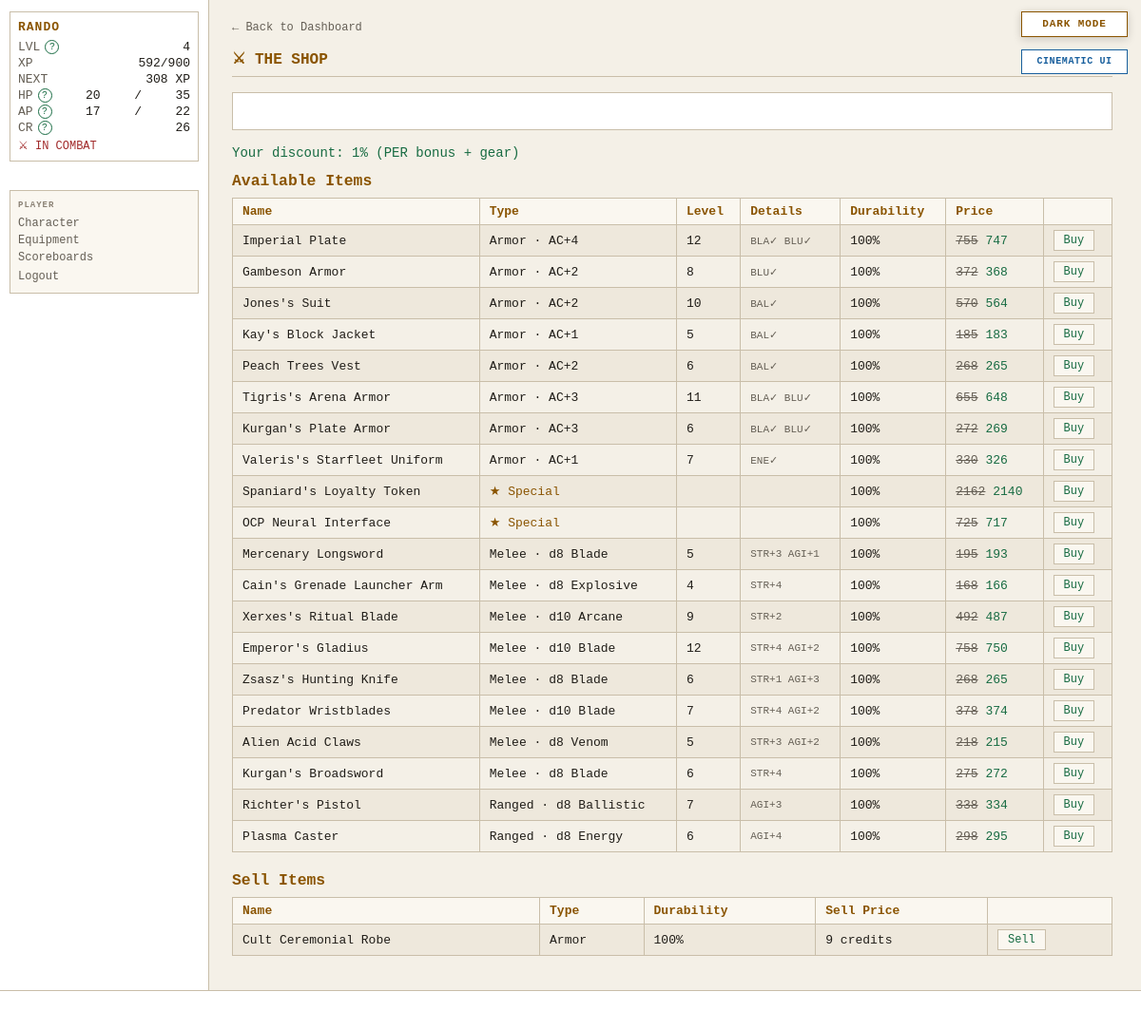
Before: /shop (signed in) with the older database file.
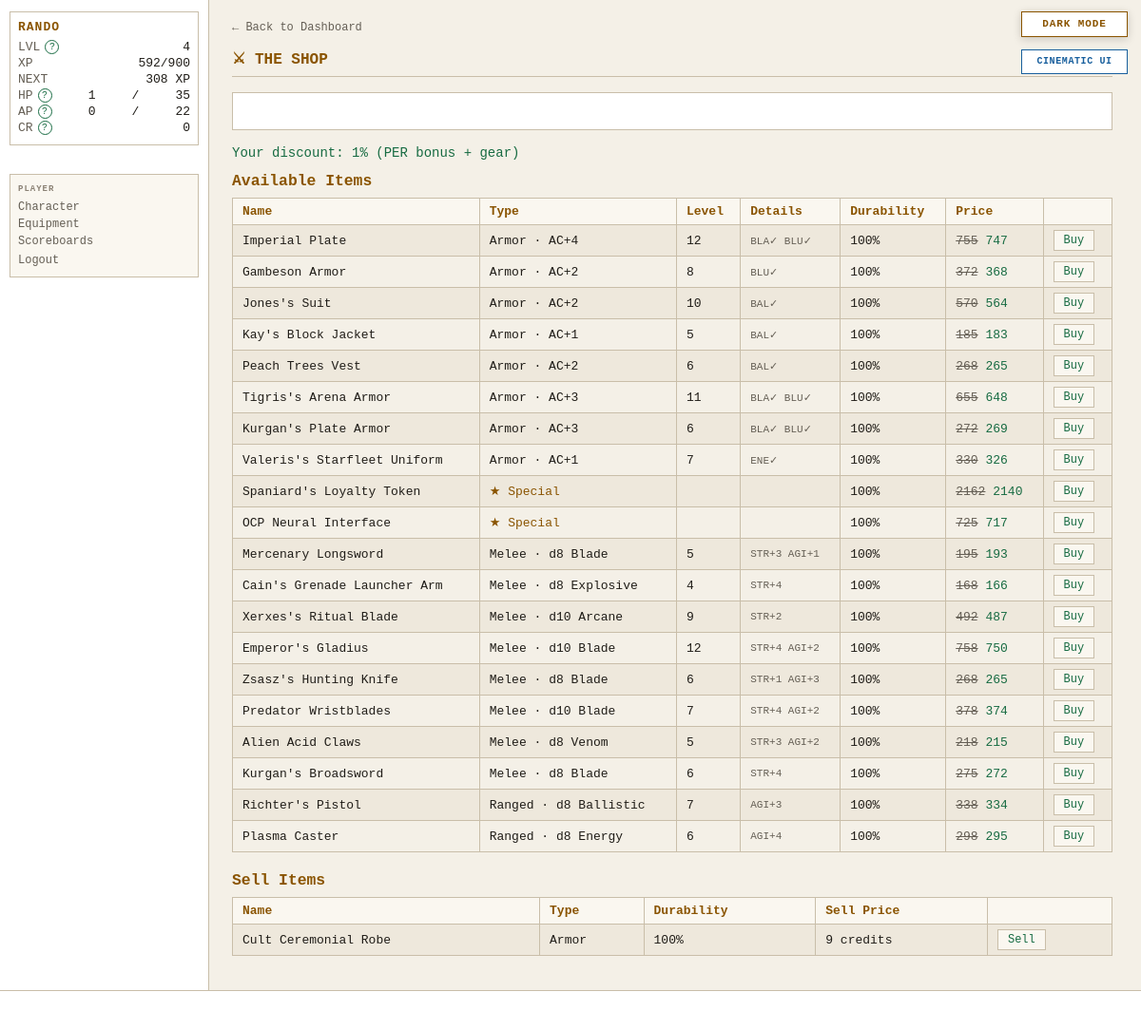
After: the same page with the newer database file.
### tables this page shows
CREATE TABLE players (
    id                  INTEGER PRIMARY KEY AUTOINCREMENT,
    username            TEXT    UNIQUE NOT NULL,
    password_hash       TEXT    NOT NULL,
    email               TEXT    UNIQUE NOT NULL,
    character_name      TEXT    NOT NULL,
    sex                 TEXT    NOT NULL,
    class_id            INTEGER REFERENCES classes(id),
    str_stat            INTEGER NOT NULL DEFAULT 1,
    end_stat            INTEGER NOT NULL DEFAULT 1,
    agi_stat            INTEGER NOT NULL DEFAULT 1,
    lck_stat            INTEGER NOT NULL DEFAULT 1,
    per_stat            INTEGER NOT NULL DEFAULT 1,
    level               INTEGER NOT NULL DEFAULT 1,
    xp                  INTEGER NOT NULL DEFAULT 0,
    current_hp          INTEGER NOT NULL,
    current_ap          INTEGER NOT NULL,
    credits             INTEGER NOT NULL DEFAULT 25,
    equipped_weapon_id  INTEGER REFERENCES inventory_items(id),
    equipped_armor_id   INTEGER REFERENCES inventory_items(id),
    equipped_special_id INTEGER REFERENCES inventory_items(id),
    in_combat           INTEGER NOT NULL DEFAULT 0,
    pending_levelup     INTEGER NOT NULL DEFAULT 0,
    combat_preference   TEXT    NOT NULL DEFAULT "Balanced",
    is_banned           INTEGER NOT NULL DEFAULT 0,
    last_login_at       TEXT,
    created_at          TEXT    NOT NULL DEFAULT (datetime('now'))
, retired_at TEXT);

### routes/shop.py (the view)
@bp.route("/shop")
def index():
    player   = g.player
    settings = get_all_settings()
    per_discount = math.floor(player["per_stat"] / 2) / 100
    special_discount = _get_special_shop_discount(player)
    max_discount = settings.get("SHOP_DISCOUNT_MAX", cfg.SHOP_DISCOUNT_MAX)
    discount = min(per_discount + special_discount, max_discount)
    listings = _get_listings_with_detail(discount)
    sellable = _get_sellable_items(player)
    return render_template(
        "shop/shop.html",
        listings=listings,
        sellable=sellable,
        discount_pct=int(discount * 100),
        feedback=request.args.get("feedback"),
        error=request.args.get("error"),
    )

### app.py (called while the page is built)
def _context_processor() -> dict:
    settings = get_all_settings()
    player = g.get("player")
    if not player:
        return {"settings": settings}
    return {"player": player, "settings": settings}

def _check_auth():
    if request.endpoint in _AUTH_EXEMPT:
        return None
    if not session.get("player_id"):
        return redirect(url_for("auth.login"))
    return None

def _load_player():
    player_id = session.get("player_id")
    if not player_id:
        return None
    player = get_player(player_id)
    if player is None:
        session.clear()
        return redirect(url_for("auth.login"))
    g.player = player
    return None

def _set_blackout_flag():
    settings = get_all_settings()
    blackout_mins = settings.get("MIDNIGHT_BLACKOUT_MINUTES", cfg.MIDNIGHT_BLACKOUT_MINUTES)
    now = datetime.now(timezone.utc)
    minutes_to_midnight = (24 * 60) - (now.hour * 60 + now.minute)
    g.blackout = (minutes_to_midnight <= blackout_mins)

### database.py (called while the page is built)
def dict_factory(cursor: sqlite3.Cursor, row: tuple) -> dict:
    return {col[0]: val for col, val in zip(cursor.description, row)}

### templates/shop/shop.html (shortened to what this page needs)
{% extends "base.html" %}
{% block content %}
<div id="page-content">
    <a href="{{ url_for('dashboard.index') }}" class="back-link">← Back to Dashboard</a>
    <h2 class="page-title">⚔ THE SHOP</h2>
    <div id="terminal-output">
    </div>
    {% if discount_pct > 0 %}
    <p class="term-good" style="margin-bottom:12px;">
        Your discount: {{ discount_pct }}% (PER bonus + gear)
    </p>
    {% endif %}
    <h3 style="color:var(--amber);margin-bottom:8px;">Available Items</h3>
    {% if listings %}
    <table>
        <tr>
            <th>Name</th><th>Type</th><th>Level</th><th>Details</th>
            <th>Durability</th><th>Price</th><th></th>
        </tr>
        {% for item in listings %}
        <tr>
            <td>{{ item.name }}</td>
            <td>
                {% if item.item_type == 'WEAPON' %}
                    {{ item.weapon_type }} · {{ item.damage_die }} {{ item.damage_type }}
                {% elif item.item_type == 'ARMOR' %}
                    Armor · AC+{{ item.ac_bonus }}
                {% else %}
                    <span style="color:var(--amber)">★ Special</span>
                {% endif %}
            </td>
            <td>{{ item.level }}</td>
            <td style="font-size:11px;color:var(--grey);">
                {% if item.item_type == 'WEAPON' %}
                    {% if item.str_bonus %}STR+{{ item.str_bonus }} {% endif %}
                    {% if item.agi_bonus %}AGI+{{ item.agi_bonus }} {% endif %}
                {% elif item.item_type == 'ARMOR' %}
                    {% for dtype in ['blade','blunt','ballistic','energy','arcane','explosive','venom'] %}
                        {% if item['res_' + dtype] %}{{ dtype[:3].upper() }}✓ {% endif %}
                    {% endfor %}
                {% endif %}
            </td>
            <td>
                {% if item.durability_at_listing %}
                    {{ item.durability_at_listing }}%
                {% else %}
                    100%
                {% endif %}
            </td>
            <td>
                {% if item.discounted_price < item.price %}
                    <span style="text-decoration:line-through;color:var(--grey)">{{ item.price }}</span>
                    <span class="term-good">{{ item.discounted_price }}</span>
                {% else %}
                    {{ item.price }}
                {% endif %}
            </td>
            <td>
                <form method="POST" action="{{ url_for('shop.buy') }}">
                    <button type="submit" class="btn-small">Buy</button>
                </form>
            </td>
        </tr>
        {% endfor %}
    </table>
    {% else %}
    <p style="color:var(--grey)">Shop is empty — restocks at midnight.</p>
    {% endif %}
    <h3 style="color:var(--amber);margin:20px 0 8px;">Sell Items</h3>
    {% if sellable %}
    <table>
        <tr>
            <th>Name</th><th>Type</th><th>Durability</th><th>Sell Price</th><th></th>
        </tr>
        {% for item in sellable %}
        <tr>
            <td>{{ item.name }}</td>
            <td>
                {% if item.item_type == 'SPECIAL' %}
                    <span style="color:var(--amber)">★ Special</span>
                {% else %}
                    {{ item.item_type|title }}
                {% endif %}
            </td>
            <td>{{ item.current_durability }}%</td>
            <td>
                {% if item.sell_price == 0 %}
                    <span style="color:var(--red)">0 credits</span>
                {% else %}
                    {{ item.sell_price }} credits
                {% endif %}
            </td>
            <td>
                <form method="POST" action="{{ url_for('shop.sell') }}"
                      >
                    <button type="submit" class="btn-small {% if item.sell_price == 0 %}danger{% endif %}">
                        Sell
                    </button>
                </form>
            </td>
        </tr>
        {% endfor %}
    </table>
    {% else %}
    <p style="color:var(--grey)">No unequipped items to sell.</p>
    {% endif %}
</div>
{% endblock %}

### templates/base.html (shortened to what this page needs)
<!DOCTYPE html>
<html lang="en">
<head>
<link rel="stylesheet" href="{{ url_for('static', filename='style.css') }}">
</head>
<body class="{{ 'authenticated' if player else 'auth-page' }} {% block body_class %}{% endblock %}">
{% if settings.get('ALLOW_PLAYER_COLOR_OVERRIDE', true) %}<button id="theme-toggle" type="button" aria-label="Switch color theme" aria-pressed="false">
</button>{% endif %}
{% if settings.get('ALLOW_PLAYER_INTERFACE_OVERRIDE', true) %}
<button id="interface-toggle" type="button" aria-label="Switch interface style" aria-pressed="false">
</button>
{% endif %}
{% if player %}
<div id="left-col">
    <div id="status-block">
        <div class="status-name">{{ player.character_name }}</div>
        <div class="status-line">
            <span class="label">LVL</span>
            <span id="status-level">{{ player.level }}</span>
        </div>
        <div class="status-line">
            <span class="label">XP</span>
            <span><span id="status-xp">{{ player.xp }}</span><span id="status-xp-threshold">{% if player.get('next_level_xp') is not none %}/{{ player.get('next_level_xp') }}{% endif %}</span></span>
        </div>
        <div class="status-line" title="Experience still needed to reach level {{ player.level + 1 }}">
            <span class="label">NEXT</span>
            <span id="status-xp-next">{% if player.get('xp_to_next_level') is none %}MAX{% elif player.get('xp_to_next_level') <= 0 %}LEVEL UP{% else %}{{ player.get('xp_to_next_level') }} XP{% endif %}</span>
        </div>
        <div class="status-line">
            <span class="label">HP</span>
            <span id="status-hp">{{ player.current_hp }}</span>/<span id="status-maxhp">{{ player.max_hp }}</span>
        </div>
        <div class="status-line">
            <span class="label">AP</span>
            <span id="status-ap">{{ player.current_ap }}</span>/<span id="status-maxap">{{ player.max_ap }}</span>
        </div>
        <div class="status-line">
            <span class="label">CR</span>
            <span id="status-credits">{{ player.credits }}</span>
        </div>
        {% if player.in_combat %}
        <div class="status-combat">⚔ IN COMBAT</div>
        {% endif %}
    </div>
    <nav id="left-nav">
        <span class="nav-heading">PLAYER</span>
        <a href="{{ url_for('character.index') }}">Character</a>
        <a href="{{ url_for('character.equipment') }}">Equipment</a>
        <a href="{{ url_for('scoreboards.index') }}">Scoreboards</a>
        <form action="{{ url_for('auth.logout') }}" method="POST" style="margin:0">
            <button type="submit" class="nav-link-btn">Logout</button>
        </form>
    </nav>
</div>
{% endif %}
<div id="main">
    {% block content %}{% endblock %}
</div>
{% if player %}
<div id="ticker-wrap">
    <div id="ticker">
    </div>
</div>
{% endif %}
</body>
</html>

Changed rows visible on the page:
changed players "RANDO": current_hp "20" → "1"; current_ap "17" → "0"; credits "26" → "0"; in_combat 1 → 0 (drawn)
Other visible differences:
text no longer shown: "⚔ IN COMBAT"
